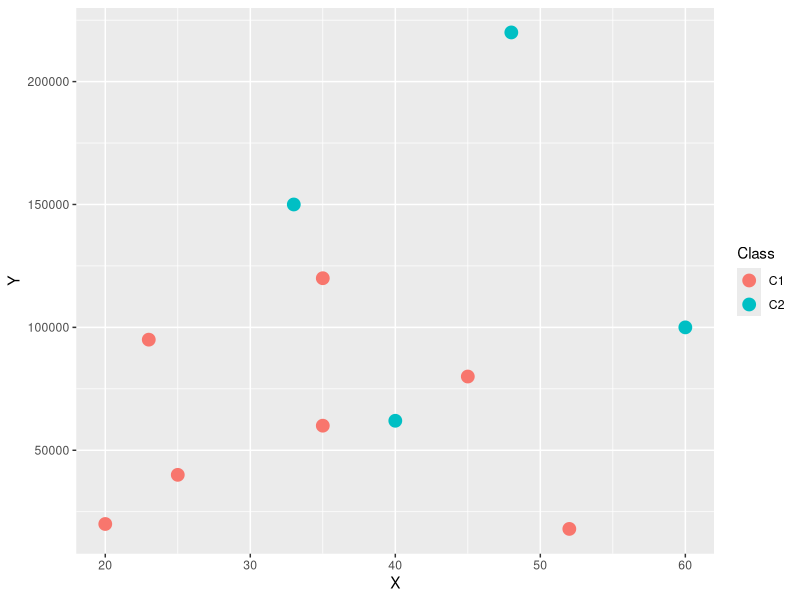
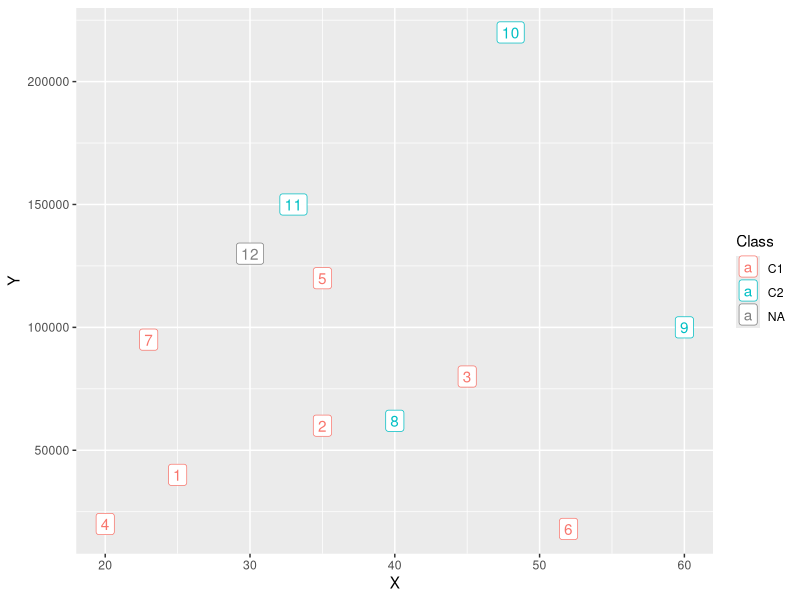
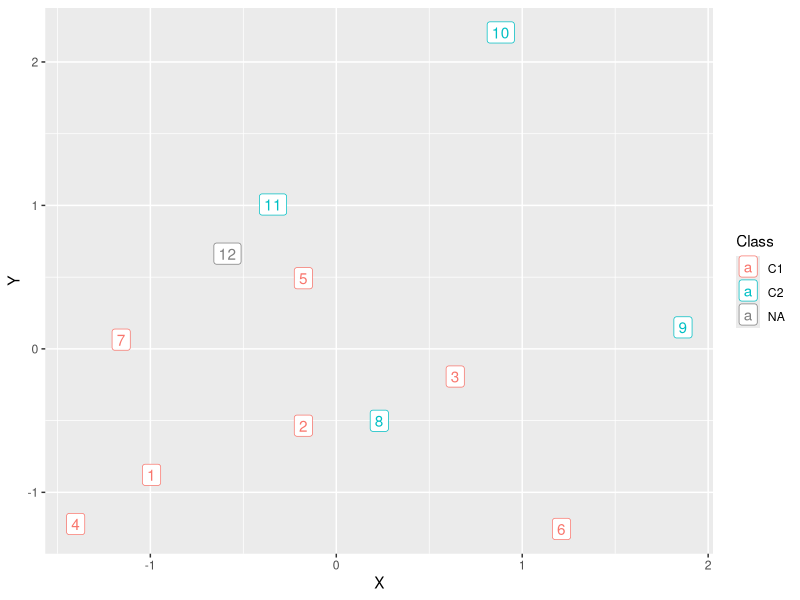

These charts were generated, in order, by the following R code: (Note: this script raises an error after producing the figures.)
example <- read.csv("KNN/example.csv")

library(ggplot2)
ggplot(example, aes(x = X, y = Y, color = Class)) + geom_point(size = 4)

example[12,] <- c(30,130000, NA)
ggplot(example, aes(x = X, y = Y, color = Class)) + geom_point(size = 4) +
  geom_label(label = row.names(example))


d <- as.matrix(dist(example[,1:2]))
sort(d[,12])

example


sc <- scale(example[,1:2])
sc <- as.data.frame(sc)
example[,1:2] = sc

d <- as.matrix(dist(example[,1:2]))
sort(d[,2])


ggplot(example, aes(x = X, y = Y, color = Class)) + geom_point(size = 4) +
  geom_label(label = row.names(example))


# Signs

signs <- read.csv("KNN/signs.csv")
sapply(signs, class)
  
library(class)

train <- signs[signs$sample == "train",]
test <- signs[signs$sample == "test",]

train$sample <- NULL
test$sample <- NULL

sign_1 <- read.csv("KNN/sign_1.csv")

knn1 <- knn(train = train[,-1], test = test[,-1], cl = train$sign_type, k = 5)

table(knn1, test$sign_type)

mean(knn1 == test$sign_type)

knn_p <- knn(train[,-1], test[-1], cl= train$sign_type, k = 5, prob = T)
attr(knn_p, "prob")

df <- data.frame(class = knn1, probs = attr(knn_p, "prob"))
head(df)

library(caret)

diab <- read.csv("Decision Trees/Diabetes.csv")

set.seed(1)
ctrl <- trainControl(method = "cv", number = 10)


knn_c <- train(Class~., data = diab, method = "knn", 
               trControl = ctrl, preProcess = c("centern", "scale"), tunLength = 10)

#### WHAT










